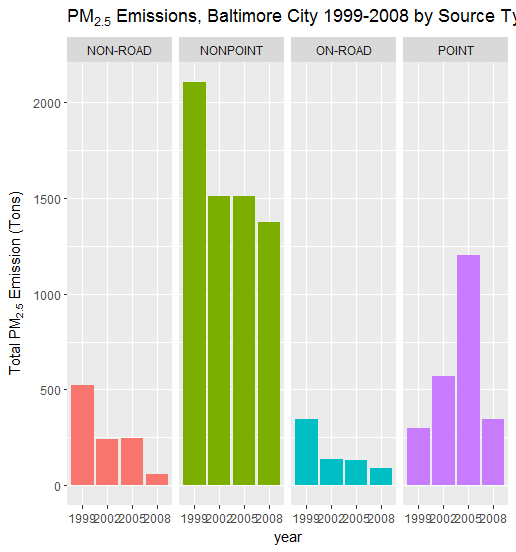

Source code (R):
g<-ggplot(aes(x = year, y = Emissions, fill=type), data=NEIdataBaltimore)
g+geom_bar(stat="identity")+
  facet_grid(.~type)+
  labs(x="year", y=expression("Total PM"[2.5]*" Emission (Tons)")) + 
  labs(title=expression("PM"[2.5]*" Emissions, Baltimore City 1999-2008 by Source Type"))+
  guides(fill=FALSE)
